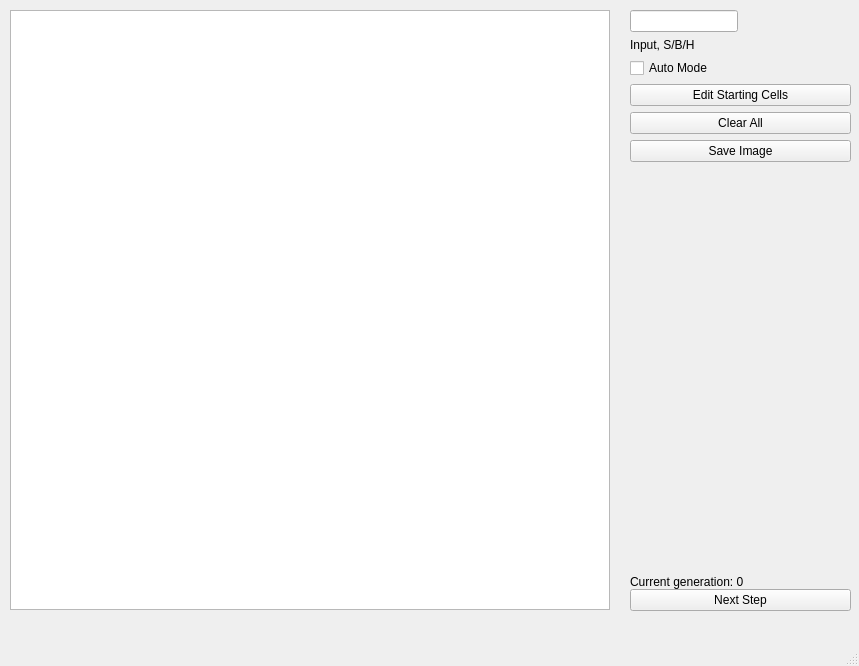
<?xml version="1.0" encoding="UTF-8"?>
<ui version="4.0">
 <class>MainWindow</class>
 <widget class="QMainWindow" name="MainWindow">
  <property name="geometry">
   <rect>
    <x>0</x>
    <y>0</y>
    <width>859</width>
    <height>666</height>
   </rect>
  </property>
  <property name="windowTitle">
   <string>Cell Automat</string>
  </property>
  <widget class="QWidget" name="centralwidget">
   <property name="layoutDirection">
    <enum>Qt::LeftToRight</enum>
   </property>
   <widget class="QWidget" name="verticalLayoutWidget_2">
    <property name="geometry">
     <rect>
      <x>630</x>
      <y>10</y>
      <width>221</width>
      <height>601</height>
     </rect>
    </property>
    <layout class="QVBoxLayout" name="verticalLayout_6">
     <item>
      <layout class="QVBoxLayout" name="verticalLayout">
       <item>
        <widget class="QLineEdit" name="lineEdit">
         <property name="sizePolicy">
          <sizepolicy hsizetype="Fixed" vsizetype="Fixed">
           <horstretch>0</horstretch>
           <verstretch>0</verstretch>
          </sizepolicy>
         </property>
        </widget>
       </item>
       <item>
        <widget class="QLabel" name="label_2">
         <property name="sizePolicy">
          <sizepolicy hsizetype="Minimum" vsizetype="Minimum">
           <horstretch>0</horstretch>
           <verstretch>0</verstretch>
          </sizepolicy>
         </property>
         <property name="text">
          <string>Input, S/B/H</string>
         </property>
        </widget>
       </item>
       <item>
        <widget class="QCheckBox" name="auto_mode_checkbox">
         <property name="text">
          <string>Auto Mode</string>
         </property>
        </widget>
       </item>
      </layout>
     </item>
     <item>
      <widget class="QPushButton" name="edit_button">
       <property name="text">
        <string>Edit Starting Cells</string>
       </property>
      </widget>
     </item>
     <item>
      <widget class="QPushButton" name="clear_button">
       <property name="text">
        <string>Clear All</string>
       </property>
      </widget>
     </item>
     <item>
      <widget class="QPushButton" name="image_button">
       <property name="text">
        <string>Save Image</string>
       </property>
      </widget>
     </item>
     <item>
      <spacer name="verticalSpacer">
       <property name="orientation">
        <enum>Qt::Vertical</enum>
       </property>
       <property name="sizeType">
        <enum>QSizePolicy::Fixed</enum>
       </property>
       <property name="sizeHint" stdset="0">
        <size>
         <width>20</width>
         <height>289</height>
        </size>
       </property>
      </spacer>
     </item>
     <item>
      <spacer name="verticalSpacer_2">
       <property name="orientation">
        <enum>Qt::Vertical</enum>
       </property>
       <property name="sizeHint" stdset="0">
        <size>
         <width>20</width>
         <height>23</height>
        </size>
       </property>
      </spacer>
     </item>
     <item>
      <layout class="QVBoxLayout" name="verticalLayout_3">
       <property name="spacing">
        <number>0</number>
       </property>
       <property name="sizeConstraint">
        <enum>QLayout::SetDefaultConstraint</enum>
       </property>
       <item>
        <widget class="QLabel" name="generation_label">
         <property name="text">
          <string>Current generation: 0</string>
         </property>
        </widget>
       </item>
       <item>
        <widget class="QPushButton" name="next_step_button">
         <property name="text">
          <string>Next Step</string>
         </property>
        </widget>
       </item>
      </layout>
     </item>
    </layout>
   </widget>
   <widget class="QGraphicsView" name="graphicsView">
    <property name="enabled">
     <bool>true</bool>
    </property>
    <property name="geometry">
     <rect>
      <x>10</x>
      <y>10</y>
      <width>600</width>
      <height>600</height>
     </rect>
    </property>
    <property name="sizePolicy">
     <sizepolicy hsizetype="Fixed" vsizetype="Fixed">
      <horstretch>0</horstretch>
      <verstretch>0</verstretch>
     </sizepolicy>
    </property>
    <property name="minimumSize">
     <size>
      <width>400</width>
      <height>400</height>
     </size>
    </property>
    <property name="maximumSize">
     <size>
      <width>600</width>
      <height>600</height>
     </size>
    </property>
   </widget>
  </widget>
  <widget class="QMenuBar" name="menubar">
   <property name="geometry">
    <rect>
     <x>0</x>
     <y>0</y>
     <width>859</width>
     <height>26</height>
    </rect>
   </property>
  </widget>
  <widget class="QStatusBar" name="statusbar"/>
 </widget>
 <resources/>
 <connections/>
</ui>
